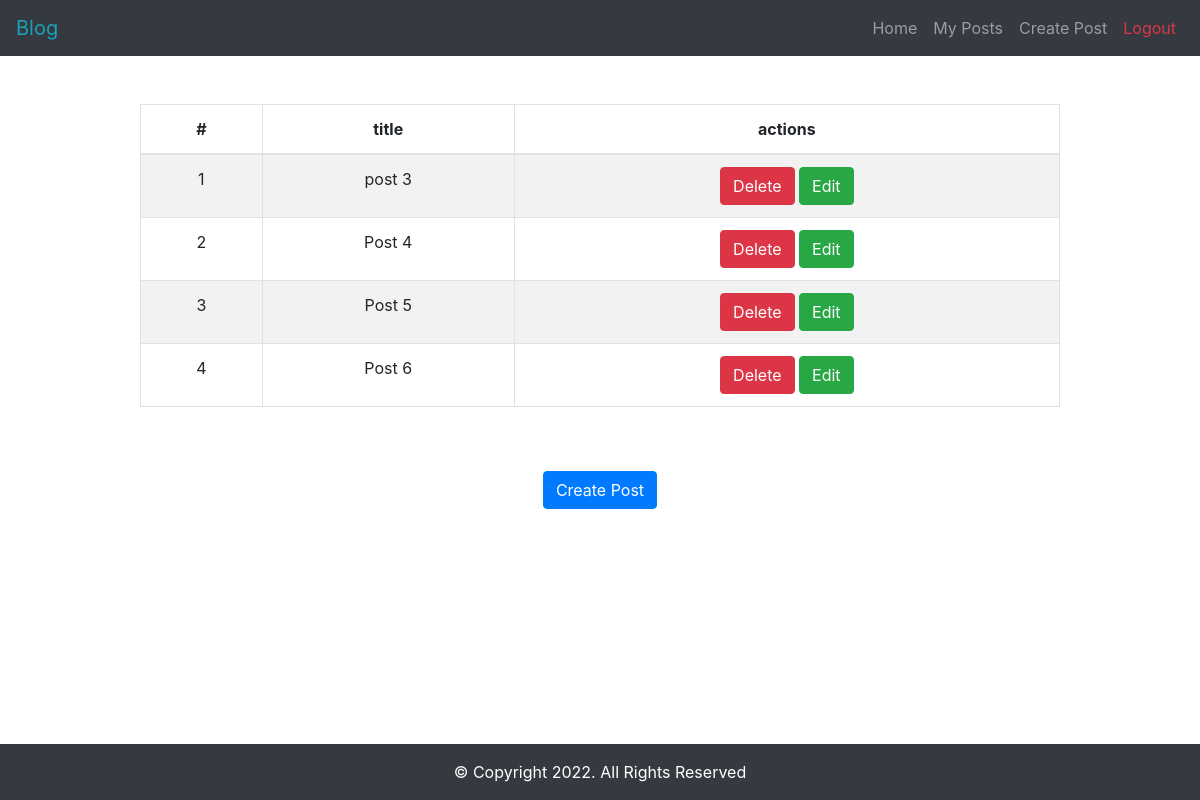
The page /posts.php (signed in) on the database its author committed.
### tables this page shows
CREATE TABLE `posts` (
  `id` int(11) NOT NULL,
  `title` varchar(255) NOT NULL,
  `content` text NOT NULL,
  `category_id` int(11) NOT NULL,
  `user_id` int(11) NOT NULL
);

### functions/helpers.php (called while the page is built, shortened)
<?php
function dbSelect($table, $columns = '*', $where = '', $data = []){
    global $conn;
    $sql = "SELECT $columns FROM $table " . $where;
    $statement  = $conn->prepare($sql);
    $statement->execute($data);
    $results = $statement->fetchAll(PDO::FETCH_ASSOC);
    return $results;
}

### posts.php (the view, shortened to what this page needs)
<?php
require_once('functions/db.php');
require_once('functions/helpers.php');
require_once('inc/header.php');
?>
<div class="container mt-5">
    <div class="row">
        <div class="col-10 offset-1 text-center">
            <?php $posts = dbSelect('posts', '*', 'WHERE user_id = :id', ['id' => $_SESSION['id']]); ?>
            <?php if(!is_array($posts) || count($posts) === 0){
                echo "<div class='alert alert-info'>You have no posts.</div>";
            } else {
            ?>
            <div class='table-responsive'>
                <table class='table table-bordered table-striped'>
                    <thead>
                        <tr>
                            <th>#</th>
                            <th>title</th>
                            <th>actions</th>
                        </tr>
                    </thead>
                    <tbody>
                        <?php $counter = 1; ?>
                        <?php foreach($posts as $post){ ?>
                        <tr>
                            <td><?= $counter ?></td>
                            <td><?= $post['title'] ?></td>
                            <td>
                                <form method="post">
                                    <input class="btn btn-danger" type="submit" value="Delete">
                                    <a class="btn btn-success" href="edit-post.php?id=<?= $post['id'] ?>">Edit</a>
                                </form>
                            </td>
                        </tr>
                        <?php $counter++; ?>
                        <?php } ?>
                    </tbody>
                </table>
            </div>
            <?php } ?>
        </div>
    </div>
    <div class="row">
        <div class="col-8 offset-2 text-center">
            <div class="mt-5">
                <a class="btn btn-primary" href="create-post.php">Create Post</a>
            </div>
        </div>
    </div>
</div>
<?php require_once('inc/footer.php'); ?>

### assets/css/style.css (style rules this page uses)
body { min-height: 100vh; padding-bottom: 60px; }

### rows shown on the page
posts: title "post 3"
posts: title "Post 4"
posts: title "Post 5"
posts: title "Post 6"
